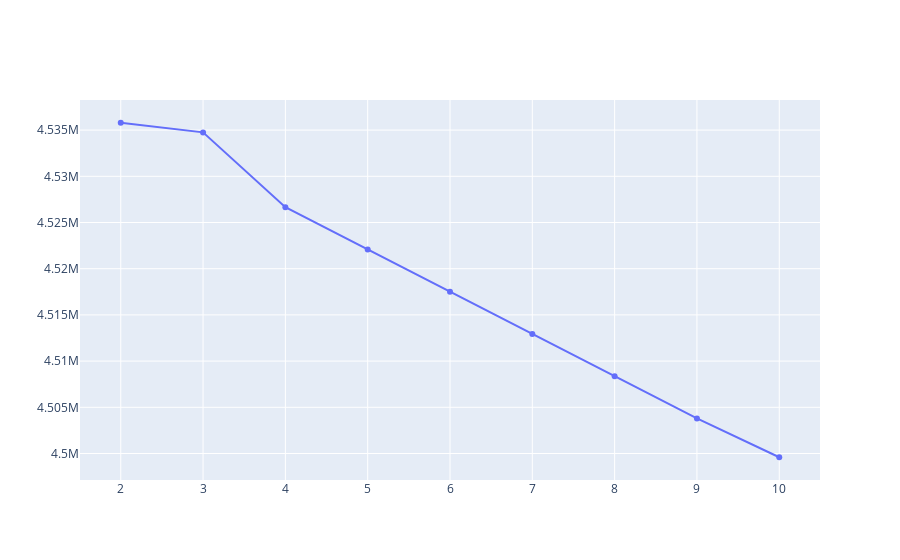

Notebook code for this chart:
### Code cell
fig = go.Figure(data=go.Scatter(x=list(sse.keys()), y=list(sse.values())))
fig.show()

### Figure 1 — Plotly figure (JSON) as saved in the notebook; plotly's stock layout.template omitted (floating-point values rounded to 4 significant figures)
{"data": [{"type": "scatter", "x": [2, 3, 4, 5, 6, 7, 8, 9, 10], "y": [4536000.0, 4535000.0, 4527000.0, 4522000.0, 4518000.0, 4513000.0, 4508000.0, 4504000.0, 4500000.0]}], "layout": {}}
